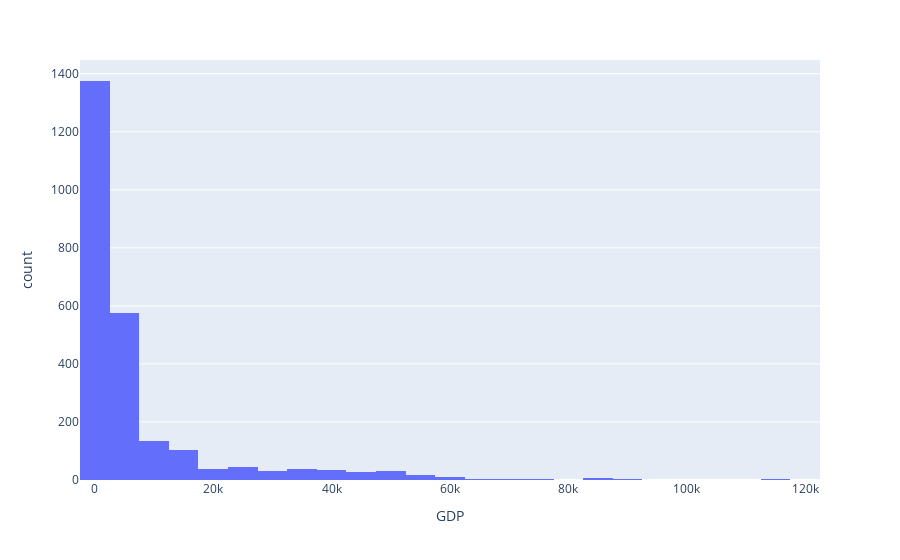

Write notebook code for a chart like this one.
### Code cell
px.histogram(df,x='GDP',nbins=40)

### Figure 1 — Plotly figure (JSON) as saved in the notebook; plotly's stock layout.template omitted (floating-point values rounded to 4 significant figures; data arrays with more than 128 entries replaced by an {"elided": "..."} marker saying what was removed)
{"data": [{"bingroup": "x", "hovertemplate": "GDP=%{x}<br>count=%{y}<extra></extra>", "legendgroup": "", "marker": {"color": "#636efa", "pattern": {"shape": ""}}, "name": "", "nbinsx": 40, "orientation": "v", "showlegend": false, "type": "histogram", "x": {"elided": "2938 float values"}, "xaxis": "x", "yaxis": "y"}], "layout": {"barmode": "relative", "legend": {"tracegroupgap": 0}, "margin": {"t": 60}, "xaxis": {"anchor": "y", "domain": [0, 1], "title": {"text": "GDP"}}, "yaxis": {"anchor": "x", "domain": [0, 1], "title": {"text": "count"}}}}
